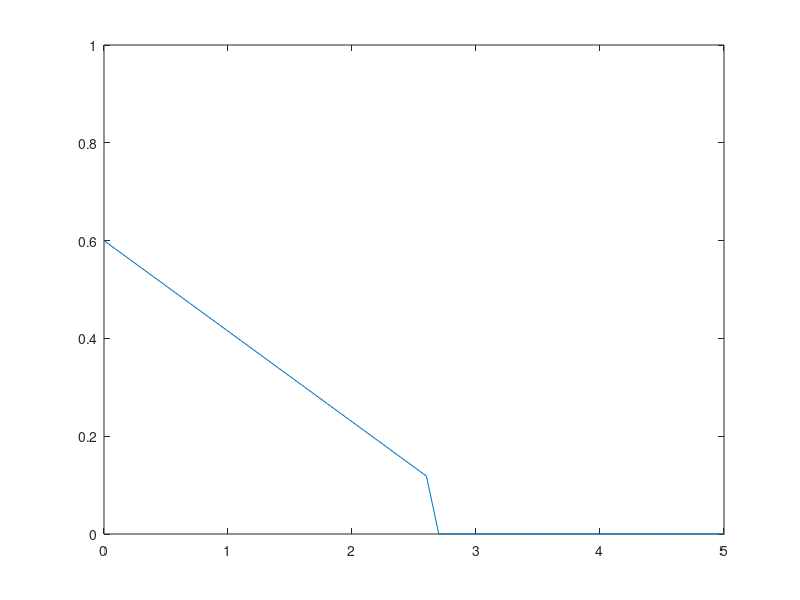

MATLAB code for this plot: (Note: this script raises an error after producing the figure.)
%Figure for LSW friction law

mu_s = 0.6;
mu_d = 0.1;
d_c = 2.7;

k = (mu_s - mu_d) / (0-d_c); 
x = 0:0.1:10;
for i=1:length(x)
    if x(i)<2.7
        y(i) = k*x(i)+mu_s;
    else
        y(i) = 0;
    end
end 
   

figure
plot(x,y)
ylim([0,1]);
xlim([0,5]);
%%
p1=[0.1,0.6];
p2=[2.7,0];
p4 = [2.7,10];
p3=[0.1,0.1];
p5=[0,2.7];
dx = 0.5;
dy=0.02;
x = 2.7*ones(1,10);
y = linspace(0,0.1,10);
y1 = 0.1*ones(1,10);
x1 = linspace(0,2.7,10);

fig = figure;
fig.Units = 'centimeters';
fig.Position = [0 0 50 50/1.6];%define size of the figure
l1 = line(p2,p1);
set(l1,"LineWidth",5,"Color",'r');
hold on
l2 = line(p4,p3);
set(l2,"LineWidth",5,"Color",'r');
hold on
plot(x,y,'b--',"LineWidth",5);
hold on
plot(x1,y1,'b--',"LineWidth",5);


ax=gca;
ax.FontSize =50; 


title('Linear Slip Weakening Friction Law','FontSize',50,'Fontweight','bold');
xlabel('Slip [meters]','FontSize',50);
ylabel('Coeficient of friciton','FontSize',50);
text(0,0.6+0.05,'\mu_s','FontSize',50);
text(0,0.1+0.05,'\mu_d','FontSize',50)
text(2.7,-1,'D_c','FontSize',50)



ylim([0,1]);
yticks([0 0.1 0.6 1]);
xlim([0,10]);
xticks([2.7 5 10]);





